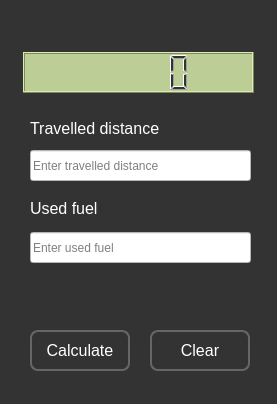
<?xml version="1.0" encoding="UTF-8"?>
<ui version="4.0">
 <class>Calculator</class>
 <widget class="QWidget" name="Calculator">
  <property name="geometry">
   <rect>
    <x>0</x>
    <y>0</y>
    <width>277</width>
    <height>404</height>
   </rect>
  </property>
  <property name="windowTitle">
   <string>Calculator</string>
  </property>
  <property name="autoFillBackground">
   <bool>false</bool>
  </property>
  <property name="styleSheet">
   <string notr="true">background: #333;</string>
  </property>
  <widget class="QLCDNumber" name="resultBox">
   <property name="geometry">
    <rect>
     <x>23</x>
     <y>52</y>
     <width>231</width>
     <height>41</height>
    </rect>
   </property>
   <property name="font">
    <font>
     <stylestrategy>PreferAntialias</stylestrategy>
    </font>
   </property>
   <property name="styleSheet">
    <string notr="true">background: #bccd95;
color: #333;
text-align: left;</string>
   </property>
   <property name="smallDecimalPoint">
    <bool>false</bool>
   </property>
  </widget>
  <widget class="QLineEdit" name="distance">
   <property name="geometry">
    <rect>
     <x>30</x>
     <y>150</y>
     <width>221</width>
     <height>31</height>
    </rect>
   </property>
   <property name="styleSheet">
    <string notr="true">background: #FFF;</string>
   </property>
   <property name="placeholderText">
    <string>Enter travelled distance </string>
   </property>
  </widget>
  <widget class="QLineEdit" name="fuel">
   <property name="geometry">
    <rect>
     <x>30</x>
     <y>232</y>
     <width>221</width>
     <height>31</height>
    </rect>
   </property>
   <property name="styleSheet">
    <string notr="true">background: #fff;</string>
   </property>
   <property name="placeholderText">
    <string>Enter used fuel</string>
   </property>
  </widget>
  <widget class="QLabel" name="label">
   <property name="geometry">
    <rect>
     <x>30</x>
     <y>120</y>
     <width>151</width>
     <height>16</height>
    </rect>
   </property>
   <property name="font">
    <font>
     <pointsize>12</pointsize>
    </font>
   </property>
   <property name="styleSheet">
    <string notr="true">color: #fff;</string>
   </property>
   <property name="text">
    <string>Travelled distance</string>
   </property>
  </widget>
  <widget class="QLabel" name="label_2">
   <property name="geometry">
    <rect>
     <x>30</x>
     <y>200</y>
     <width>91</width>
     <height>16</height>
    </rect>
   </property>
   <property name="font">
    <font>
     <pointsize>12</pointsize>
    </font>
   </property>
   <property name="styleSheet">
    <string notr="true">color:#fff;</string>
   </property>
   <property name="text">
    <string>Used fuel</string>
   </property>
  </widget>
  <widget class="QPushButton" name="clearBtn">
   <property name="geometry">
    <rect>
     <x>150</x>
     <y>330</y>
     <width>100</width>
     <height>41</height>
    </rect>
   </property>
   <property name="font">
    <font>
     <pointsize>12</pointsize>
    </font>
   </property>
   <property name="cursor">
    <cursorShape>PointingHandCursor</cursorShape>
   </property>
   <property name="styleSheet">
    <string notr="true">color: #FFF;
text-align:center;
border:2px solid #666;
border-radius: 8px;</string>
   </property>
   <property name="text">
    <string>Clear</string>
   </property>
  </widget>
  <widget class="QPushButton" name="calculateBtn">
   <property name="geometry">
    <rect>
     <x>30</x>
     <y>330</y>
     <width>100</width>
     <height>41</height>
    </rect>
   </property>
   <property name="font">
    <font>
     <pointsize>12</pointsize>
    </font>
   </property>
   <property name="cursor">
    <cursorShape>PointingHandCursor</cursorShape>
   </property>
   <property name="styleSheet">
    <string notr="true">color: #FFF;
text-align:center;
border:2px solid #666;
border-radius: 8px;</string>
   </property>
   <property name="text">
    <string>Calculate</string>
   </property>
  </widget>
  <zorder>calculateBtn</zorder>
  <zorder>resultBox</zorder>
  <zorder>distance</zorder>
  <zorder>fuel</zorder>
  <zorder>label</zorder>
  <zorder>label_2</zorder>
  <zorder>calculateBtn</zorder>
  <zorder>clearBtn</zorder>
 </widget>
 <layoutdefault spacing="6" margin="11"/>
 <resources/>
 <connections/>
</ui>
